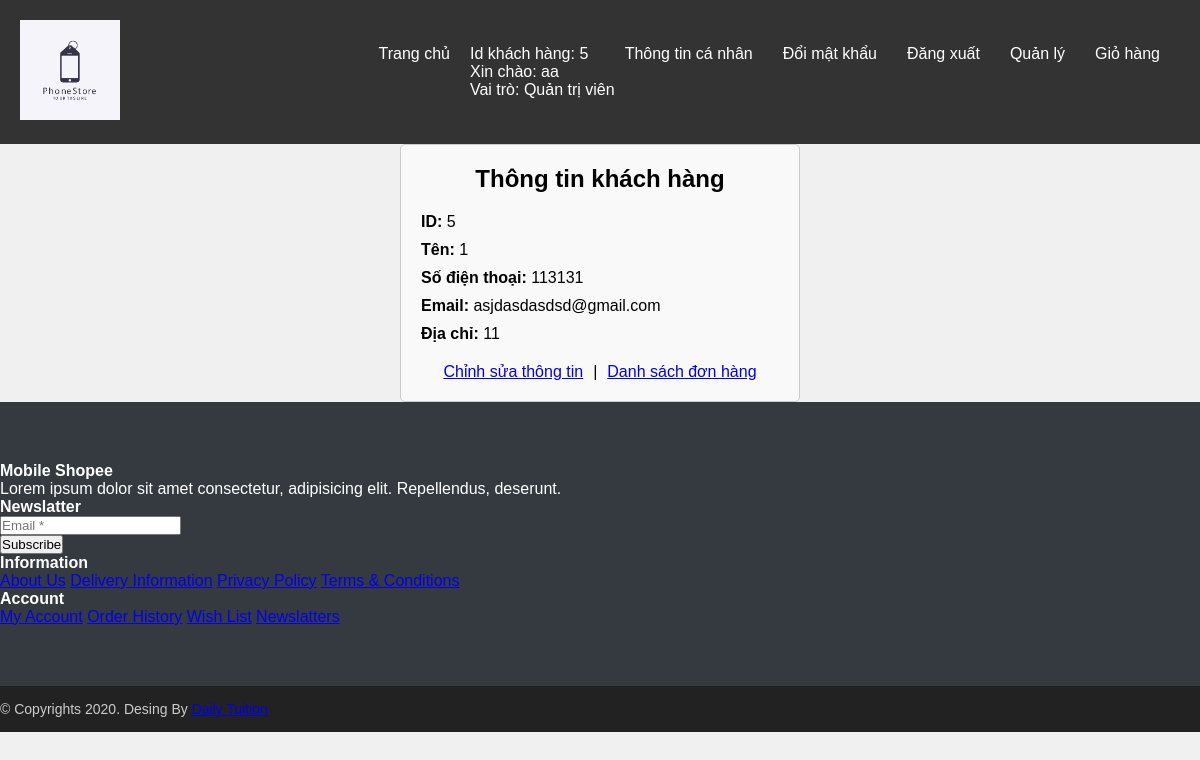
Page /user/index.php?ctrl=customerUserController (signed in) on the committed database.
### tables this page shows
CREATE TABLE `khach_hang` (
  `id` int(11) NOT NULL,
  `ten` varchar(255) DEFAULT NULL,
  `so_dien_thoai` varchar(20) DEFAULT NULL,
  `email` varchar(255) DEFAULT NULL,
  `dia_chi` varchar(255) DEFAULT NULL,
  `id_nguoi_dung` int(11) DEFAULT NULL
);

### lib/database.php (called while the page is built, shortened)
<?php
class Database
{
    private $host = "localhost";
    private $username = "root";
    private $password = "";
    private $database = "phonestore";
    private $conn;
    public function __construct()
    {
        $this->conn = $this->connectDB();
    }
    private function connectDB()
    {
        $conn = mysqli_connect($this->host, $this->username, $this->password, $this->database);
        return $conn;
    }
    public function select($query)
    {
        $result = mysqli_query($this->conn, $query);
        if ($result) {
            $data = mysqli_fetch_all($result, MYSQLI_ASSOC);
            return $data;
        } else {
            die(mysqli_error($this->conn));
        }
    }
}

### lib/session.php (called while the page is built, shortened)
<?php
class Session
{
    public static function getSessionValue($key)
    {
        if (isset($_SESSION[$key])) {
            return $_SESSION[$key];
        } else {
            return null;
        }
    }
}

### user/model/customerUserModel.php (called while the page is built, shortened)
<?php
class customerUserModel
{
    private $db;
    public function __construct()
    {
        $this->db = new Database();
    }
    public function getCustomerByIdNguoiDung()
    {
        $id_nguoi_dung = Session::getSessionValue('login_id');
        $sql = "SELECT * FROM khach_hang WHERE id_nguoi_dung = $id_nguoi_dung";
        $result = $this->db->select($sql);
        return $result;
    }
}

### user/view/infoUser.php (the view, shortened to what this page needs)
<!DOCTYPE html>
<html lang="vi">
<head>
</head>
<body>
    <div class="customer-info">
        <h2>Thông tin khách hàng</h2>
        <?php
        $customerData = $customer[0];
        echo '<ul>';
        echo '<li><label>ID:</label> ' . $customerData['id'] . '</li>';
        echo '<li><label>Tên:</label> ' . $customerData['ten'] . '</li>';
        echo '<li><label>Số điện thoại:</label> ' . $customerData['so_dien_thoai'] . '</li>';
        echo '<li><label>Email:</label> ' . $customerData['email'] . '</li>';
        echo '<li><label>Địa chỉ:</label> ' . $customerData['dia_chi'] . '</li>';
        echo '</ul>';
        ?>
        <div style="display: flex; justify-content: center; margin-top: 20px;">
            <a href="index.php?ctrl=customerUserController&action=showUpdateCustomerForm&id=<?php echo $customer[0]['id']; ?>">Chỉnh sửa thông tin</a>
            <span style="margin: 0 10px;">|</span>
            <a href="index.php?ctrl=customerUserController&action=viewOrderList">Danh sách đơn hàng</a>
        </div>
    </div>
</body>
</html>

### user/style/homeStyle.css (style rules this page uses)
* { margin: 0; padding: 0; box-sizing: border-box; }
body { font-family: Arial, sans-serif; background-color: #f0f0f0; }

### user/view/infoUser.php (style rules this page uses)
.customer-info { width: 400px; margin: 0 auto; padding: 20px; border: 1px solid #ccc; border-radius: 5px; background-color: #f9f9f9; }
.customer-info h2 { text-align: center; margin-bottom: 20px; }
.customer-info ul { list-style-type: none; padding: 0; }
.customer-info li { margin-bottom: 10px; }
.customer-info label { font-weight: bold; }

### rows in the picture
khach_hang: id "5", ten "1", so_dien_thoai "113131", email "asjdasdasdsd@gmail.com", dia_chi "11"

### other values in the picture
$id_khach_hang "5"
$ten_dang_nhap "aa"
$vai_tro "Quản trị viên"
